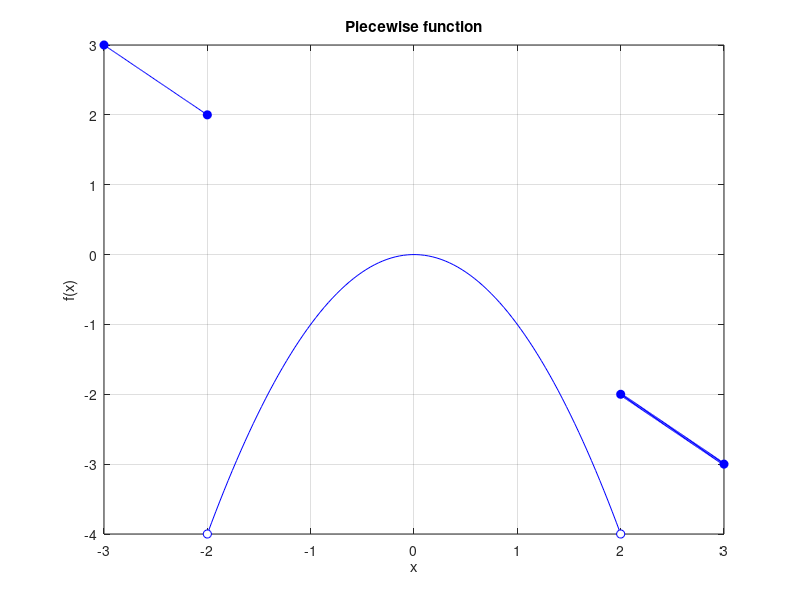

The MATLAB script that drew this image:
x1 = linspace(-3,-2,100);
x2 = linspace(-2,2,100);
x3 = linspace(2,3,100);

f1 = -x1;
f2 = -x2.^2;
f3 = -x3;

plot(x1,f1,'b',x2,f2,'b',x3,f3,'b','LineWidth',2)
hold on

% Included points: filled circles
plot(-3,3,'bo','MarkerFaceColor','b')
plot(-2,2,'bo','MarkerFaceColor','b')
plot(2,-2,'bo','MarkerFaceColor','b')
plot(3,-3,'bo','MarkerFaceColor','b')

% Excluded points: open circles
plot(-2,-4,'bo','MarkerFaceColor','w')
plot(2,-4,'bo','MarkerFaceColor','w')

grid on
xlabel('x')
ylabel('f(x)')
title('Piecewise function')
hold off
